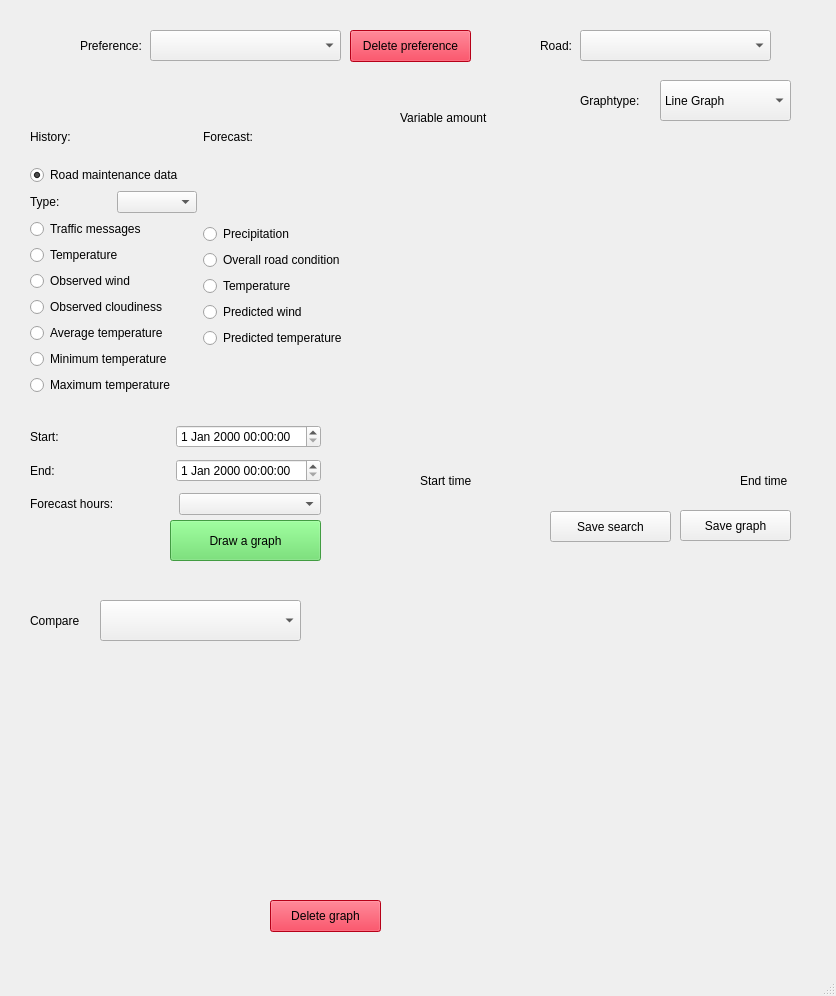
<?xml version="1.0" encoding="UTF-8"?>
<ui version="4.0">
 <class>MainWindow</class>
 <widget class="QMainWindow" name="MainWindow">
  <property name="geometry">
   <rect>
    <x>0</x>
    <y>0</y>
    <width>836</width>
    <height>996</height>
   </rect>
  </property>
  <property name="windowTitle">
   <string>MainWindow</string>
  </property>
  <widget class="QWidget" name="centralwidget">
   <widget class="QComboBox" name="preference_dropdown">
    <property name="geometry">
     <rect>
      <x>150</x>
      <y>30</y>
      <width>191</width>
      <height>31</height>
     </rect>
    </property>
    <item>
     <property name="text">
      <string/>
     </property>
    </item>
   </widget>
   <widget class="QComboBox" name="road_dropdown">
    <property name="geometry">
     <rect>
      <x>580</x>
      <y>30</y>
      <width>191</width>
      <height>31</height>
     </rect>
    </property>
   </widget>
   <widget class="QPushButton" name="graphButton">
    <property name="geometry">
     <rect>
      <x>170</x>
      <y>520</y>
      <width>151</width>
      <height>41</height>
     </rect>
    </property>
    <property name="styleSheet">
     <string notr="true">background-color: rgb(92, 219, 92);</string>
    </property>
    <property name="text">
     <string>Draw a graph</string>
    </property>
   </widget>
   <widget class="QPushButton" name="savePreferenceButton">
    <property name="geometry">
     <rect>
      <x>550</x>
      <y>511</y>
      <width>121</width>
      <height>31</height>
     </rect>
    </property>
    <property name="styleSheet">
     <string notr="true"/>
    </property>
    <property name="text">
     <string>Save search</string>
    </property>
   </widget>
   <widget class="QLabel" name="label">
    <property name="geometry">
     <rect>
      <x>80</x>
      <y>30</y>
      <width>81</width>
      <height>31</height>
     </rect>
    </property>
    <property name="text">
     <string>Preference:</string>
    </property>
   </widget>
   <widget class="QLabel" name="label_2">
    <property name="geometry">
     <rect>
      <x>540</x>
      <y>30</y>
      <width>51</width>
      <height>31</height>
     </rect>
    </property>
    <property name="text">
     <string>Road:</string>
    </property>
   </widget>
   <widget class="QWidget" name="horizontalLayoutWidget">
    <property name="geometry">
     <rect>
      <x>30</x>
      <y>130</y>
      <width>340</width>
      <height>291</height>
     </rect>
    </property>
    <layout class="QHBoxLayout" name="horizontalLayout_2">
     <item>
      <layout class="QVBoxLayout" name="verticalLayout_2">
       <item>
        <widget class="QLabel" name="label_4">
         <property name="text">
          <string>History:</string>
         </property>
        </widget>
       </item>
       <item>
        <spacer name="verticalSpacer">
         <property name="orientation">
          <enum>Qt::Vertical</enum>
         </property>
         <property name="sizeHint" stdset="0">
          <size>
           <width>20</width>
           <height>30</height>
          </size>
         </property>
        </spacer>
       </item>
       <item>
        <widget class="QRadioButton" name="roadmaintenance">
         <property name="text">
          <string>Road maintenance data</string>
         </property>
         <property name="checked">
          <bool>true</bool>
         </property>
        </widget>
       </item>
       <item>
        <layout class="QHBoxLayout" name="roadmaintenance_type">
         <item>
          <widget class="QLabel" name="label_5">
           <property name="text">
            <string>Type:</string>
           </property>
          </widget>
         </item>
         <item>
          <widget class="QComboBox" name="type_pick">
           <property name="enabled">
            <bool>true</bool>
           </property>
          </widget>
         </item>
        </layout>
       </item>
       <item>
        <widget class="QRadioButton" name="trafficmessages">
         <property name="enabled">
          <bool>true</bool>
         </property>
         <property name="text">
          <string>Traffic messages</string>
         </property>
        </widget>
       </item>
       <item>
        <widget class="QRadioButton" name="temperature_h">
         <property name="enabled">
          <bool>true</bool>
         </property>
         <property name="text">
          <string>Temperature</string>
         </property>
        </widget>
       </item>
       <item>
        <widget class="QRadioButton" name="observedwind">
         <property name="enabled">
          <bool>true</bool>
         </property>
         <property name="text">
          <string>Observed wind</string>
         </property>
        </widget>
       </item>
       <item>
        <widget class="QRadioButton" name="observedcloudiness">
         <property name="enabled">
          <bool>true</bool>
         </property>
         <property name="text">
          <string>Observed cloudiness</string>
         </property>
        </widget>
       </item>
       <item>
        <widget class="QRadioButton" name="averageTemperature">
         <property name="enabled">
          <bool>true</bool>
         </property>
         <property name="text">
          <string>Average temperature</string>
         </property>
        </widget>
       </item>
       <item>
        <widget class="QRadioButton" name="minimumTemperature">
         <property name="enabled">
          <bool>true</bool>
         </property>
         <property name="text">
          <string>Minimum temperature</string>
         </property>
        </widget>
       </item>
       <item>
        <widget class="QRadioButton" name="maximumTemperature">
         <property name="enabled">
          <bool>true</bool>
         </property>
         <property name="text">
          <string>Maximum temperature</string>
         </property>
        </widget>
       </item>
       <item>
        <spacer name="verticalSpacer_2">
         <property name="orientation">
          <enum>Qt::Vertical</enum>
         </property>
         <property name="sizeHint" stdset="0">
          <size>
           <width>20</width>
           <height>40</height>
          </size>
         </property>
        </spacer>
       </item>
      </layout>
     </item>
     <item>
      <layout class="QVBoxLayout" name="verticalLayout">
       <item>
        <widget class="QLabel" name="forecast">
         <property name="text">
          <string>Forecast:</string>
         </property>
        </widget>
       </item>
       <item>
        <spacer name="verticalSpacer_3">
         <property name="orientation">
          <enum>Qt::Vertical</enum>
         </property>
         <property name="sizeHint" stdset="0">
          <size>
           <width>20</width>
           <height>40</height>
          </size>
         </property>
        </spacer>
       </item>
       <item>
        <widget class="QRadioButton" name="precipitation">
         <property name="enabled">
          <bool>true</bool>
         </property>
         <property name="text">
          <string>Precipitation</string>
         </property>
        </widget>
       </item>
       <item>
        <widget class="QRadioButton" name="roadcondition">
         <property name="enabled">
          <bool>true</bool>
         </property>
         <property name="text">
          <string>Overall road condition</string>
         </property>
        </widget>
       </item>
       <item>
        <widget class="QRadioButton" name="temperature_f">
         <property name="enabled">
          <bool>true</bool>
         </property>
         <property name="text">
          <string>Temperature</string>
         </property>
        </widget>
       </item>
       <item>
        <widget class="QRadioButton" name="predictedwind">
         <property name="enabled">
          <bool>true</bool>
         </property>
         <property name="text">
          <string>Predicted wind</string>
         </property>
        </widget>
       </item>
       <item>
        <widget class="QRadioButton" name="predictedtemperature">
         <property name="enabled">
          <bool>true</bool>
         </property>
         <property name="text">
          <string>Predicted temperature</string>
         </property>
        </widget>
       </item>
       <item>
        <spacer name="verticalSpacer_4">
         <property name="orientation">
          <enum>Qt::Vertical</enum>
         </property>
         <property name="sizeHint" stdset="0">
          <size>
           <width>20</width>
           <height>40</height>
          </size>
         </property>
        </spacer>
       </item>
      </layout>
     </item>
    </layout>
   </widget>
   <widget class="QWidget" name="horizontalLayoutWidget_2">
    <property name="geometry">
     <rect>
      <x>409</x>
      <y>129</y>
      <width>391</width>
      <height>341</height>
     </rect>
    </property>
    <layout class="QHBoxLayout" name="horizontalLayout"/>
   </widget>
   <widget class="QWidget" name="verticalLayoutWidget">
    <property name="geometry">
     <rect>
      <x>30</x>
      <y>420</y>
      <width>291</width>
      <height>100</height>
     </rect>
    </property>
    <layout class="QVBoxLayout" name="verticalLayout_3">
     <item>
      <layout class="QHBoxLayout" name="horizontalLayout_3">
       <item>
        <widget class="QLabel" name="startLabel">
         <property name="text">
          <string>Start:</string>
         </property>
        </widget>
       </item>
       <item>
        <widget class="QDateTimeEdit" name="startTimeEdit"/>
       </item>
      </layout>
     </item>
     <item>
      <layout class="QHBoxLayout" name="horizontalLayout_4">
       <item>
        <widget class="QLabel" name="endLabel">
         <property name="text">
          <string>End:</string>
         </property>
        </widget>
       </item>
       <item>
        <widget class="QDateTimeEdit" name="endTimeEdit"/>
       </item>
      </layout>
     </item>
     <item>
      <layout class="QHBoxLayout" name="horizontalLayout_6">
       <item>
        <widget class="QLabel" name="fHoursLabel">
         <property name="text">
          <string>Forecast hours:</string>
         </property>
        </widget>
       </item>
       <item>
        <widget class="QComboBox" name="fHoursSelect"/>
       </item>
      </layout>
     </item>
    </layout>
   </widget>
   <widget class="QPushButton" name="saveButton">
    <property name="geometry">
     <rect>
      <x>680</x>
      <y>510</y>
      <width>111</width>
      <height>31</height>
     </rect>
    </property>
    <property name="text">
     <string>Save graph</string>
    </property>
   </widget>
   <widget class="QComboBox" name="CompareDropdown">
    <property name="geometry">
     <rect>
      <x>100</x>
      <y>600</y>
      <width>201</width>
      <height>41</height>
     </rect>
    </property>
   </widget>
   <widget class="QLabel" name="label_3">
    <property name="geometry">
     <rect>
      <x>30</x>
      <y>600</y>
      <width>111</width>
      <height>41</height>
     </rect>
    </property>
    <property name="text">
     <string>Compare</string>
    </property>
   </widget>
   <widget class="QLabel" name="label_6">
    <property name="geometry">
     <rect>
      <x>420</x>
      <y>470</y>
      <width>61</width>
      <height>21</height>
     </rect>
    </property>
    <property name="text">
     <string>Start time</string>
    </property>
   </widget>
   <widget class="QLabel" name="label_7">
    <property name="geometry">
     <rect>
      <x>740</x>
      <y>470</y>
      <width>61</width>
      <height>21</height>
     </rect>
    </property>
    <property name="text">
     <string>End time</string>
    </property>
   </widget>
   <widget class="QLabel" name="label_8">
    <property name="geometry">
     <rect>
      <x>400</x>
      <y>110</y>
      <width>97</width>
      <height>16</height>
     </rect>
    </property>
    <property name="text">
     <string>Variable amount</string>
    </property>
   </widget>
   <widget class="QWidget" name="horizontalLayoutWidget_3">
    <property name="geometry">
     <rect>
      <x>400</x>
      <y>590</y>
      <width>391</width>
      <height>341</height>
     </rect>
    </property>
    <layout class="QHBoxLayout" name="horizontalLayout_5"/>
   </widget>
   <widget class="QPushButton" name="deleteButton">
    <property name="geometry">
     <rect>
      <x>270</x>
      <y>900</y>
      <width>111</width>
      <height>32</height>
     </rect>
    </property>
    <property name="styleSheet">
     <string notr="true">
background-color: rgb(255, 0,33);</string>
    </property>
    <property name="text">
     <string>Delete graph</string>
    </property>
   </widget>
   <widget class="QComboBox" name="GraphcomboBox">
    <property name="geometry">
     <rect>
      <x>660</x>
      <y>80</y>
      <width>131</width>
      <height>41</height>
     </rect>
    </property>
    <item>
     <property name="text">
      <string>Line Graph</string>
     </property>
    </item>
    <item>
     <property name="text">
      <string>Bar Graph</string>
     </property>
    </item>
    <item>
     <property name="text">
      <string>Scatter plot</string>
     </property>
    </item>
   </widget>
   <widget class="QLabel" name="label_9">
    <property name="geometry">
     <rect>
      <x>580</x>
      <y>90</y>
      <width>71</width>
      <height>21</height>
     </rect>
    </property>
    <property name="text">
     <string>Graphtype:</string>
    </property>
   </widget>
   <widget class="QPushButton" name="deletePreferenceButton">
    <property name="geometry">
     <rect>
      <x>350</x>
      <y>30</y>
      <width>121</width>
      <height>32</height>
     </rect>
    </property>
    <property name="styleSheet">
     <string notr="true">background-color: rgb(255, 0, 33);</string>
    </property>
    <property name="text">
     <string>Delete preference</string>
    </property>
   </widget>
  </widget>
  <widget class="QMenuBar" name="menubar">
   <property name="geometry">
    <rect>
     <x>0</x>
     <y>0</y>
     <width>836</width>
     <height>24</height>
    </rect>
   </property>
  </widget>
  <widget class="QStatusBar" name="statusbar"/>
 </widget>
 <resources/>
 <connections/>
</ui>
